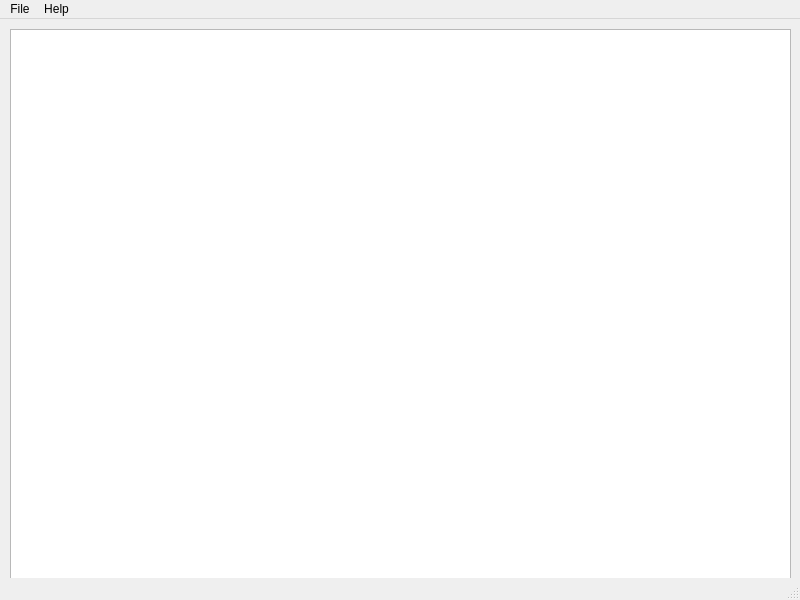
<?xml version="1.0" encoding="UTF-8"?>
<ui version="4.0">
 <class>MainWindow</class>
 <widget class="QMainWindow" name="MainWindow">
  <property name="geometry">
   <rect>
    <x>0</x>
    <y>0</y>
    <width>800</width>
    <height>600</height>
   </rect>
  </property>
  <property name="windowTitle">
   <string>Encoding Converter in C++ with Qt</string>
  </property>
  <widget class="QWidget" name="centralwidget">
   <widget class="QWidget" name="">
    <property name="geometry">
     <rect>
      <x>10</x>
      <y>10</y>
      <width>781</width>
      <height>571</height>
     </rect>
    </property>
    <layout class="QHBoxLayout" name="horizontalLayout">
     <item>
      <widget class="QTextEdit" name="textEdit"/>
     </item>
    </layout>
   </widget>
  </widget>
  <widget class="QMenuBar" name="menubar">
   <property name="geometry">
    <rect>
     <x>0</x>
     <y>0</y>
     <width>800</width>
     <height>27</height>
    </rect>
   </property>
   <widget class="QMenu" name="menuFile">
    <property name="title">
     <string>File</string>
    </property>
    <addaction name="actionNew"/>
    <addaction name="actionOpen"/>
    <addaction name="actionEncoding"/>
    <addaction name="actionSave"/>
    <addaction name="actionSave_As"/>
    <addaction name="actionClose"/>
    <addaction name="actionExit"/>
   </widget>
   <widget class="QMenu" name="menuHelp">
    <property name="title">
     <string>Help</string>
    </property>
    <addaction name="actionAbout"/>
    <addaction name="actionAbout_Qt"/>
   </widget>
   <addaction name="menuFile"/>
   <addaction name="menuHelp"/>
  </widget>
  <widget class="QStatusBar" name="statusbar"/>
  <action name="actionNew">
   <property name="text">
    <string>New</string>
   </property>
  </action>
  <action name="actionOpen">
   <property name="text">
    <string>Open</string>
   </property>
  </action>
  <action name="actionSave_As">
   <property name="text">
    <string>Save As</string>
   </property>
  </action>
  <action name="actionClose">
   <property name="text">
    <string>Close</string>
   </property>
  </action>
  <action name="actionExit">
   <property name="text">
    <string>Exit</string>
   </property>
  </action>
  <action name="actionEncoding">
   <property name="text">
    <string>Encoding</string>
   </property>
  </action>
  <action name="actionSave">
   <property name="text">
    <string>Save</string>
   </property>
  </action>
  <action name="actionAbout">
   <property name="text">
    <string>About</string>
   </property>
  </action>
  <action name="actionAbout_Qt">
   <property name="text">
    <string>About Qt</string>
   </property>
  </action>
 </widget>
 <resources/>
 <connections/>
</ui>
